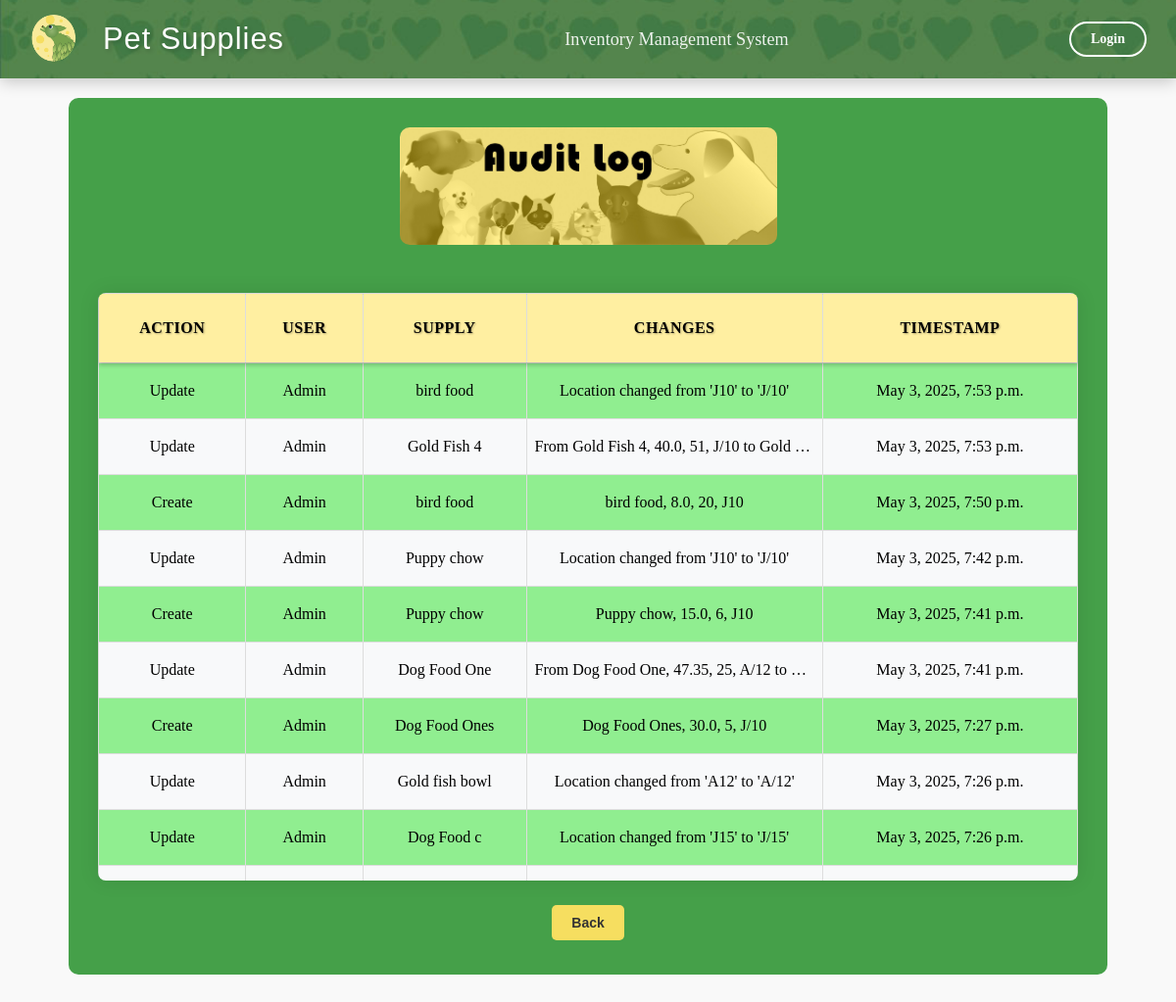
The app's page /audit-log/, older data.
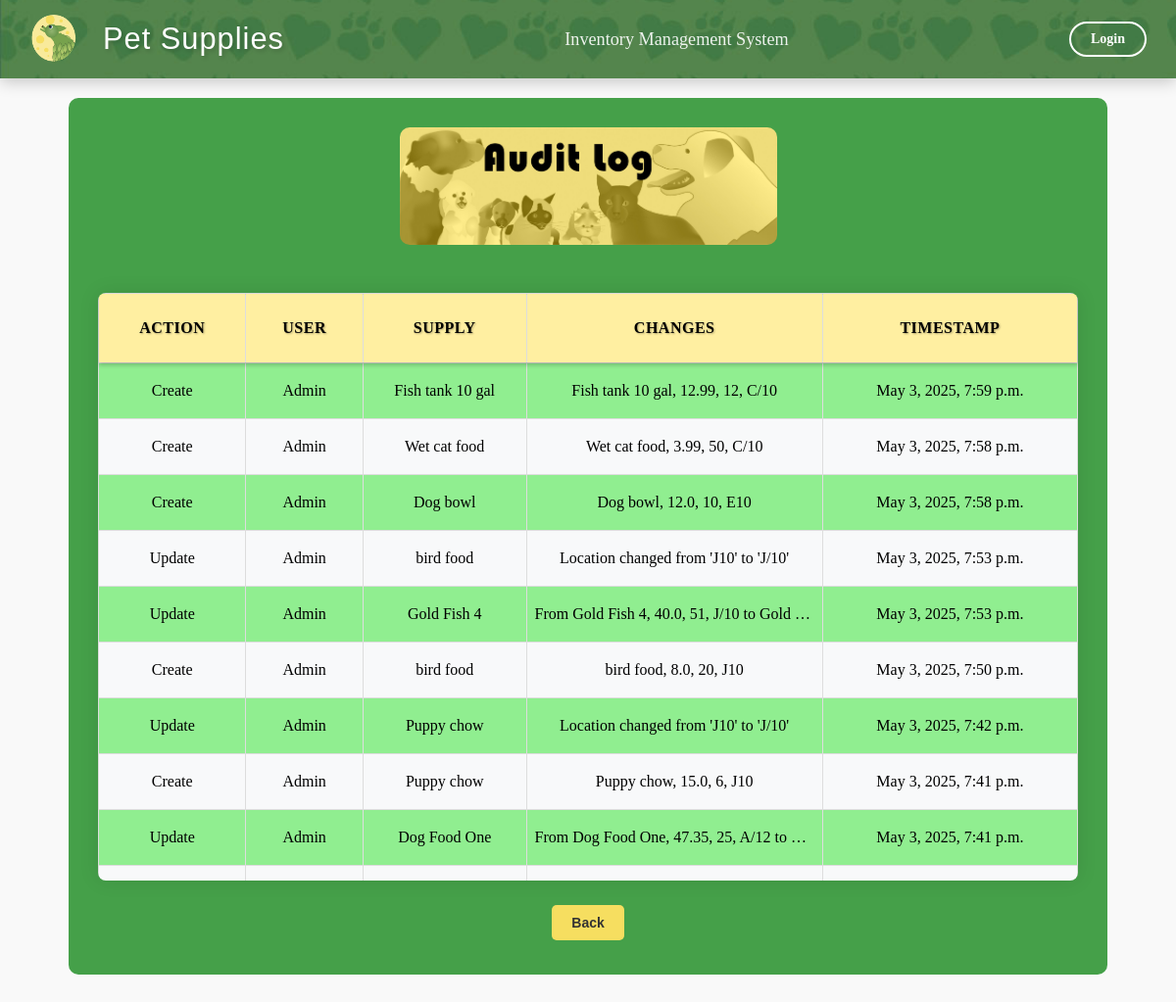
The same page, newer data.
### inventory/models.py (models this page shows, shortened)
class AuditLog(models.Model):
    ACTION_CHOICES = (
        ('CREATE', 'Create'),
        ('UPDATE', 'Update'),
        ('DELETE', 'Delete'),
    )
    user = models.ForeignKey(User, on_delete=models.SET_NULL, null=True)  # Track the user making the change
    action = models.CharField(max_length=10, choices=ACTION_CHOICES)  # The type of action (CREATE, UPDATE, DELETE)
    supply = models.ForeignKey(Supply, on_delete=models.CASCADE)  # Link to the supply that was changed
    changes = models.TextField()  # Description of what was changed
    timestamp = models.DateTimeField(auto_now_add=True)  # When the change was made

class Supply(models.Model):
    name = models.CharField(max_length=255, primary_key=True)
    price = models.FloatField()
    quantity = models.IntegerField()
    location = models.CharField(max_length=255)
    reorder_point = models.PositiveIntegerField(default=5)
    deleted = models.BooleanField(default=False)

### inventory/views.py (the view)
# urls.py: path('audit-log/', views.audit_log, name='audit_log'),
def audit_log(request):
    logs = AuditLog.objects.all().order_by('-timestamp')
    return render(request, 'inventory/audit_log.html', {'logs': logs})

### inventory/templates/inventory/audit_log.html (shortened to what this page needs)
{% extends 'inventory/base.html' %}
{% load static %}
{% block content %}
<center>
<div class="conmain">
    <center>
        <img src="{% static 'icons/BannerAuL.jpg' %}" alt="audit_banner" class="login-image">
    </center>
    <div class="table-container">
        <table border="1" class="data_tab">
            <thead>
                <tr>
                    <th>Action</th>
                    <th>User</th>
                    <th>Supply</th>
                    <th>Changes</th>
                    <th>Timestamp</th>
                </tr>
            </thead>
            <tbody>
                {% for log in logs %}
                <tr>
                    <td>{{ log.get_action_display }}</td>
                    <td>{{ log.user.username }}</td>
                    <td>{{ log.supply.name }}</td>
                    <td class="changes">{{ log.changes }}</td>
                    <td>{{ log.timestamp }}</td>
                </tr>
                {% endfor %}
            </tbody>
        </table>
    </div>
    <center>
        <a href="{% url 'index' %}">
            <button type="button" class="back-button">Back</button>
        </a>
    </center>
</div>
</div>
{% endblock %}

Row changes from the older to the newer data that the page shows:
no longer on this page (row unchanged): AuditLog: action "Create", user.username "Admin", supply.name "Dog Food Ones", changes "Dog Food Ones, 30.0, 5, J/10", timestamp "May 3, 2025, 7:27 p.m."
no longer on this page (row unchanged): AuditLog: action "Update", user.username "Admin", supply.name "Gold fish bowl", changes "Location changed from 'A12' to 'A/12'", timestamp "May 3, 2025, 7:26 p.m."
no longer on this page (row unchanged): AuditLog: action "Update", user.username "Admin", supply.name "Dog Food c", changes "Location changed from 'J15' to 'J/15'", timestamp "May 3, 2025, 7:26 p.m."
added AuditLog: action "Create", user.username "Admin", supply.name "Fish tank 10 gal", changes "Fish tank 10 gal, 12.99, 12, C/10", timestamp "May 3, 2025, 7:59 p.m."
added AuditLog: action "Create", user.username "Admin", supply.name "Wet cat food", changes "Wet cat food, 3.99, 50, C/10", timestamp "May 3, 2025, 7:58 p.m."
added AuditLog: action "Create", user.username "Admin", supply.name "Dog bowl", changes "Dog bowl, 12.0, 10, E10", timestamp "May 3, 2025, 7:58 p.m."
